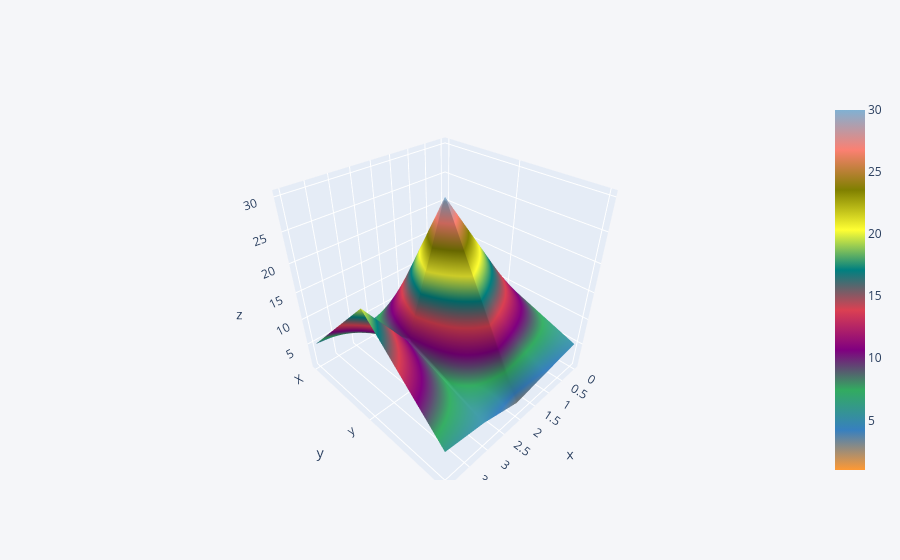

Notebook code cell kept with this figure:
### Code cell
df3.iplot(kind='surface')

### Figure 1 — Plotly figure (JSON) as saved in the notebook; plotly's stock layout.template omitted (floating-point values rounded to 4 significant figures)
{"data": [{"colorscale": [[0, "rgb(255, 153, 51)"], [0.1111, "rgb(55, 128, 191)"], [0.2222, "rgb(50, 171, 96)"], [0.3333, "rgb(128, 0, 128)"], [0.4444, "rgb(219, 64, 82)"], [0.5556, "rgb(0, 128, 128)"], [0.6667, "rgb(255, 255, 51)"], [0.7778, "rgb(128, 128, 0)"], [0.8889, "rgb(251, 128, 114)"], [1, "rgb(128, 177, 211)"]], "type": "surface", "x": [0, 1, 2, 3, 4], "y": ["X", "y", "z"], "z": [[1, 2, 3, 4, 5], [10, 20, 30, 10, 20], [5, 4, 3, 5, 6]]}], "layout": {"legend": {"bgcolor": "#F5F6F9", "font": {"color": "#4D5663"}}, "paper_bgcolor": "#F5F6F9", "plot_bgcolor": "#F5F6F9", "title": {"font": {"color": "#4D5663"}}, "xaxis": {"gridcolor": "#E1E5ED", "showgrid": true, "tickfont": {"color": "#4D5663"}, "title": {"font": {"color": "#4D5663"}, "text": ""}, "zerolinecolor": "#E1E5ED"}, "yaxis": {"gridcolor": "#E1E5ED", "showgrid": true, "tickfont": {"color": "#4D5663"}, "title": {"font": {"color": "#4D5663"}, "text": ""}, "zerolinecolor": "#E1E5ED"}}}
